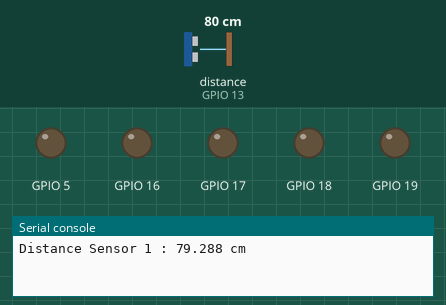
Recording of a program running on a simulated ESP32 board running MicroPython. Shown: output pins drawn as LEDs (lit = HIGH), the last lines printed to the serial console. The test bench sets the inputs (shaded band); at power-on: distance to the obstacle (sensor on GPIO 13) 80 cm. The echo pulse lasts 58.3 µs per cm; library files of the repository ran but are not shown: 1 file(s); pins used as bus, display or sensor lines are not drawn.

Above: at 0.7 s.
At 2.2 s:
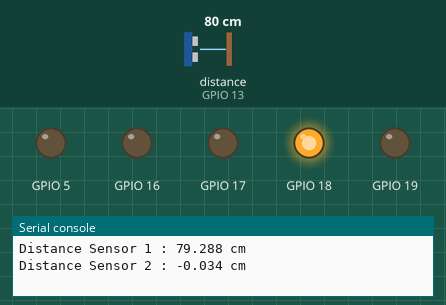
At 5.3 s:
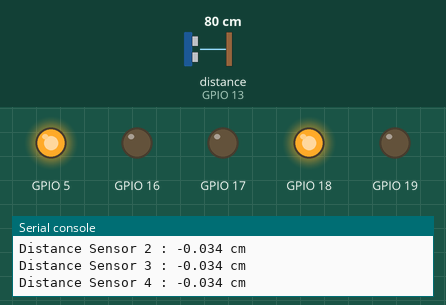
At 9.9 s:
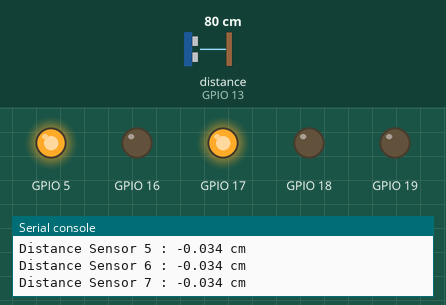
At 14.5 s:
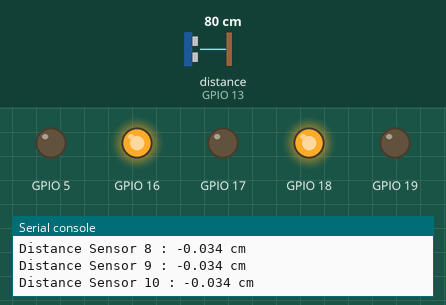
At 19.0 s:
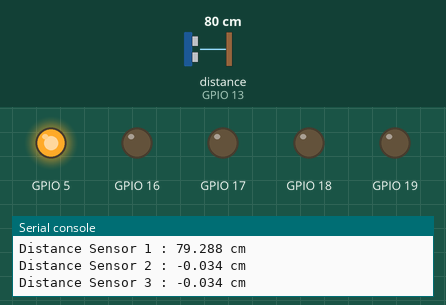
Timing chart, 0 to 19.9 s (numbered marks = the images above):
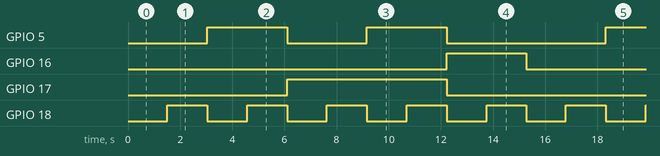

The program:

main.py
```python
# Author: Andres Tangarife
# Date: 2023-03-02
# Description: This is a demo to use 10 ultrasonic sensors to detect darts in a
#              dartboard. The sensors are connected to a Multiplexer to reduce
#              the number of pins used in the ESP32.
#              The sensors are connected to the Multiplexer as follows:
#              - Sensor 1: Channel 0
#              - Sensor 2: Channel 1
#              - Sensor 3: Channel 2
#              - Sensor 4: Channel 3
#              - Sensor 5: Channel 4
#              - Sensor 6: Channel 5
#              - Sensor 7: Channel 6
#              - Sensor 8: Channel 7
#              - Sensor 9: Channel 8
#              - Sensor 10: Channel 9
#              The ESP32 is connected to the Multiplexer as follows:
#              - S0: Pin 18 (past 4)
#              - S1: Pin 5
#              - S2: Pin 17 (past 18)
#              - S3: Pin 16 (past 19)
#              - E: Pin 19 (past 23)
#              The ESP32 is connected to the OLED display as follows:
#              - SDA: Pin 21
#              - SCL: Pin 22
#              - VCC: 3.3V
#              - GND: GND
#              The echo pin of the sensors is connected to the ESP32 as follows:
#              - Sensor 1: Pin 13 (past 32)
#              - Sensor 2: Pin 12 (past 33)
#              - Sensor 3: Pin 14 (past 25)
#              - Sensor 4: Pin 27 (past 26)
#              - Sensor 5: Pin 26 (past 27)
#              - Sensor 6: Pin 25 (past 14)
#              - Sensor 7: Pin 33 (past 12)
#              - Sensor 8: Pin 32 (past 13)
#              - Sensor 9: Pin 35
#              - Sensor 10: Pin 34
#              The trigger pin for the multiplexer is connected to the ESP32 as follows:
#              - Pin 4 (past 15)
# Import the libraries
# from ssd1306 import SSD1306_I2C
from machine import Pin, time_pulse_us
import time
from mux import Mux
import math

# Create the Multiplexer object
mux = Mux(18, 5, 17, 16, 19)

# Create the I2C object
# i2c = I2C(scl=Pin(22), sda=Pin(21))

# Create the OLED object
# oled = SSD1306_I2C(128, 32, i2c)

#Setting the trigger
trig = Pin(4, Pin.OUT) #was pin 15

Sound_SPEED = 340
TRIG_PULSE_DURATION_US = 10

# Create the pins for the sensors
sensor1 = Pin(13, Pin.IN)
sensor2 = Pin(12, Pin.IN)
sensor3 = Pin(14, Pin.IN)
sensor4 = Pin(27, Pin.IN)
sensor5 = Pin(26, Pin.IN)
sensor6 = Pin(25, Pin.IN)
sensor7 = Pin(33, Pin.IN)
sensor8 = Pin(32, Pin.IN)
sensor9 = Pin(35, Pin.IN)
sensor10 = Pin(34, Pin.IN)

# Create the list of sensors
sensors = [sensor1, sensor2, sensor3, sensor4, sensor5, sensor6, sensor7, sensor8, sensor9, sensor10]

#points (sending the data one at a time)
player1_points = 0
player2_points = 0

while True:
    # mux.set_channel(0)
    # trig.value(0)
    # time.sleep_us(5)
    # trig.value(1)
    # time.sleep_us(TRIG_PULSE_DURATION_US)
    # trig.value(0)
    # ultrason_duration = time_pulse_us(sensors[0], 1, 30000)
    # print(ultrason_duration)
    # distance_cm = round(Sound_SPEED * ultrason_duration /20000)
    # print(f"Distance Sensor {1} : {distance_cm} cm")
    # if round(distance_cm) == 20 or round(distance_cm) == 19:
    #     print(f'{round(distance_cm)} : bulleye')
    # time.sleep_ms(500)
    # time.sleep(1)

    for i in range(10):
        mux.set_channel(i)
        trig.value(0)
        time.sleep_us(5)
        trig.value(1)
        time.sleep_us(TRIG_PULSE_DURATION_US)
        trig.value(0)
        ultrason_duration = time_pulse_us(sensors[i], 1, 30000)
        distance_cm = Sound_SPEED * ultrason_duration /20000
        print(f"Distance Sensor {i + 1} : {distance_cm} cm")
        time.sleep_ms(500)
        time.sleep(1)

def findingTheDart(dartList):
    position = 0

    #for dart_pos in dartList:

    return position
```

mux.py
```python
from machine import Pin, ADC

class Mux:

    def __init__(self, pin_s0, pin_s1, pin_s2, pin_s3, pin_e):
        self.pin_s0 = Pin(pin_s0, Pin.OUT)
        self.pin_s1 = Pin(pin_s1, Pin.OUT)
        self.pin_s2 = Pin(pin_s2, Pin.OUT)
        self.pin_s3 = Pin(pin_s3, Pin.OUT)
        self.pin_e = Pin(pin_e, Pin.OUT)
        self.pin_e.value(0)

    def set_channel(self, channel):
        self.pin_s0.value(channel & 0x1)
        self.pin_s1.value(channel & 0x2)
        self.pin_s2.value(channel & 0x4)
        self.pin_s3.value(channel & 0x8)
```

Measured:
- by itself, GPIO 5: repeats every 15.3 s: LOW 3.1 s, HIGH 3.1 s, LOW 6.1 s, HIGH 3.1 s
- by itself, GPIO 16: alternates HIGH for 3.1 s and LOW for 12.2 s
- by itself, GPIO 17: alternates HIGH for 6.1 s and LOW for 9.2 s
- by itself, GPIO 18: alternates HIGH for 1.5 s and LOW for 1.5 s
